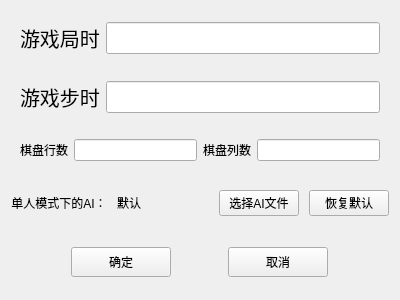
<?xml version="1.0" encoding="UTF-8"?>
<ui version="4.0">
 <class>GameSetterFace</class>
 <widget class="QWidget" name="GameSetterFace">
  <property name="geometry">
   <rect>
    <x>0</x>
    <y>0</y>
    <width>400</width>
    <height>300</height>
   </rect>
  </property>
  <property name="windowTitle">
   <string>Form</string>
  </property>
  <layout class="QVBoxLayout" name="verticalLayout">
   <item>
    <widget class="QWidget" name="widget" native="true">
     <property name="sizePolicy">
      <sizepolicy hsizetype="Expanding" vsizetype="Preferred">
       <horstretch>0</horstretch>
       <verstretch>0</verstretch>
      </sizepolicy>
     </property>
     <layout class="QHBoxLayout" name="horizontalLayout">
      <item>
       <widget class="QLabel" name="label">
        <property name="sizePolicy">
         <sizepolicy hsizetype="Preferred" vsizetype="Fixed">
          <horstretch>0</horstretch>
          <verstretch>0</verstretch>
         </sizepolicy>
        </property>
        <property name="font">
         <font>
          <pointsize>15</pointsize>
         </font>
        </property>
        <property name="text">
         <string>游戏局时</string>
        </property>
       </widget>
      </item>
      <item>
       <widget class="QLineEdit" name="TotalTimeInput">
        <property name="font">
         <font>
          <pointsize>15</pointsize>
         </font>
        </property>
       </widget>
      </item>
     </layout>
    </widget>
   </item>
   <item>
    <widget class="QWidget" name="widget_2" native="true">
     <property name="sizePolicy">
      <sizepolicy hsizetype="Expanding" vsizetype="Preferred">
       <horstretch>0</horstretch>
       <verstretch>0</verstretch>
      </sizepolicy>
     </property>
     <layout class="QHBoxLayout" name="horizontalLayout_2">
      <item>
       <widget class="QLabel" name="label_2">
        <property name="sizePolicy">
         <sizepolicy hsizetype="Preferred" vsizetype="Fixed">
          <horstretch>0</horstretch>
          <verstretch>0</verstretch>
         </sizepolicy>
        </property>
        <property name="font">
         <font>
          <pointsize>15</pointsize>
         </font>
        </property>
        <property name="text">
         <string>游戏步时</string>
        </property>
       </widget>
      </item>
      <item>
       <widget class="QLineEdit" name="RoundTimeInput">
        <property name="sizePolicy">
         <sizepolicy hsizetype="Expanding" vsizetype="Fixed">
          <horstretch>0</horstretch>
          <verstretch>0</verstretch>
         </sizepolicy>
        </property>
        <property name="font">
         <font>
          <pointsize>15</pointsize>
         </font>
        </property>
       </widget>
      </item>
     </layout>
    </widget>
   </item>
   <item>
    <widget class="QWidget" name="widget_4" native="true">
     <property name="sizePolicy">
      <sizepolicy hsizetype="Preferred" vsizetype="Fixed">
       <horstretch>0</horstretch>
       <verstretch>0</verstretch>
      </sizepolicy>
     </property>
     <layout class="QHBoxLayout" name="horizontalLayout_4">
      <item>
       <widget class="QLabel" name="label_3">
        <property name="text">
         <string>棋盘行数</string>
        </property>
       </widget>
      </item>
      <item>
       <widget class="QLineEdit" name="RowNumber"/>
      </item>
      <item>
       <widget class="QLabel" name="label_4">
        <property name="text">
         <string>棋盘列数</string>
        </property>
       </widget>
      </item>
      <item>
       <widget class="QLineEdit" name="ColumnNumber"/>
      </item>
     </layout>
    </widget>
   </item>
   <item>
    <widget class="QWidget" name="widget_5" native="true">
     <layout class="QHBoxLayout" name="horizontalLayout_5">
      <property name="spacing">
       <number>10</number>
      </property>
      <property name="leftMargin">
       <number>0</number>
      </property>
      <property name="topMargin">
       <number>0</number>
      </property>
      <property name="rightMargin">
       <number>0</number>
      </property>
      <property name="bottomMargin">
       <number>0</number>
      </property>
      <item>
       <widget class="QLabel" name="label_5">
        <property name="sizePolicy">
         <sizepolicy hsizetype="Fixed" vsizetype="Fixed">
          <horstretch>0</horstretch>
          <verstretch>0</verstretch>
         </sizepolicy>
        </property>
        <property name="text">
         <string>单人模式下的AI：</string>
        </property>
        <property name="alignment">
         <set>Qt::AlignCenter</set>
        </property>
       </widget>
      </item>
      <item>
       <widget class="QLabel" name="label_6">
        <property name="sizePolicy">
         <sizepolicy hsizetype="Preferred" vsizetype="Fixed">
          <horstretch>0</horstretch>
          <verstretch>0</verstretch>
         </sizepolicy>
        </property>
        <property name="text">
         <string>默认</string>
        </property>
       </widget>
      </item>
      <item>
       <widget class="QPushButton" name="pushButton_3">
        <property name="sizePolicy">
         <sizepolicy hsizetype="Fixed" vsizetype="Fixed">
          <horstretch>0</horstretch>
          <verstretch>0</verstretch>
         </sizepolicy>
        </property>
        <property name="text">
         <string>选择AI文件</string>
        </property>
       </widget>
      </item>
      <item>
       <widget class="QPushButton" name="pushButton_4">
        <property name="sizePolicy">
         <sizepolicy hsizetype="Fixed" vsizetype="Fixed">
          <horstretch>0</horstretch>
          <verstretch>0</verstretch>
         </sizepolicy>
        </property>
        <property name="text">
         <string>恢复默认</string>
        </property>
       </widget>
      </item>
     </layout>
    </widget>
   </item>
   <item>
    <widget class="QWidget" name="widget_3" native="true">
     <property name="sizePolicy">
      <sizepolicy hsizetype="Expanding" vsizetype="Preferred">
       <horstretch>0</horstretch>
       <verstretch>0</verstretch>
      </sizepolicy>
     </property>
     <layout class="QHBoxLayout" name="horizontalLayout_3">
      <item>
       <widget class="QPushButton" name="pushButton">
        <property name="sizePolicy">
         <sizepolicy hsizetype="Fixed" vsizetype="Fixed">
          <horstretch>0</horstretch>
          <verstretch>0</verstretch>
         </sizepolicy>
        </property>
        <property name="minimumSize">
         <size>
          <width>100</width>
          <height>30</height>
         </size>
        </property>
        <property name="cursor">
         <cursorShape>PointingHandCursor</cursorShape>
        </property>
        <property name="text">
         <string>确定</string>
        </property>
       </widget>
      </item>
      <item>
       <widget class="QPushButton" name="pushButton_2">
        <property name="sizePolicy">
         <sizepolicy hsizetype="Fixed" vsizetype="Fixed">
          <horstretch>0</horstretch>
          <verstretch>0</verstretch>
         </sizepolicy>
        </property>
        <property name="minimumSize">
         <size>
          <width>100</width>
          <height>30</height>
         </size>
        </property>
        <property name="cursor">
         <cursorShape>PointingHandCursor</cursorShape>
        </property>
        <property name="text">
         <string>取消</string>
        </property>
       </widget>
      </item>
     </layout>
    </widget>
   </item>
  </layout>
 </widget>
 <resources/>
 <connections/>
</ui>
